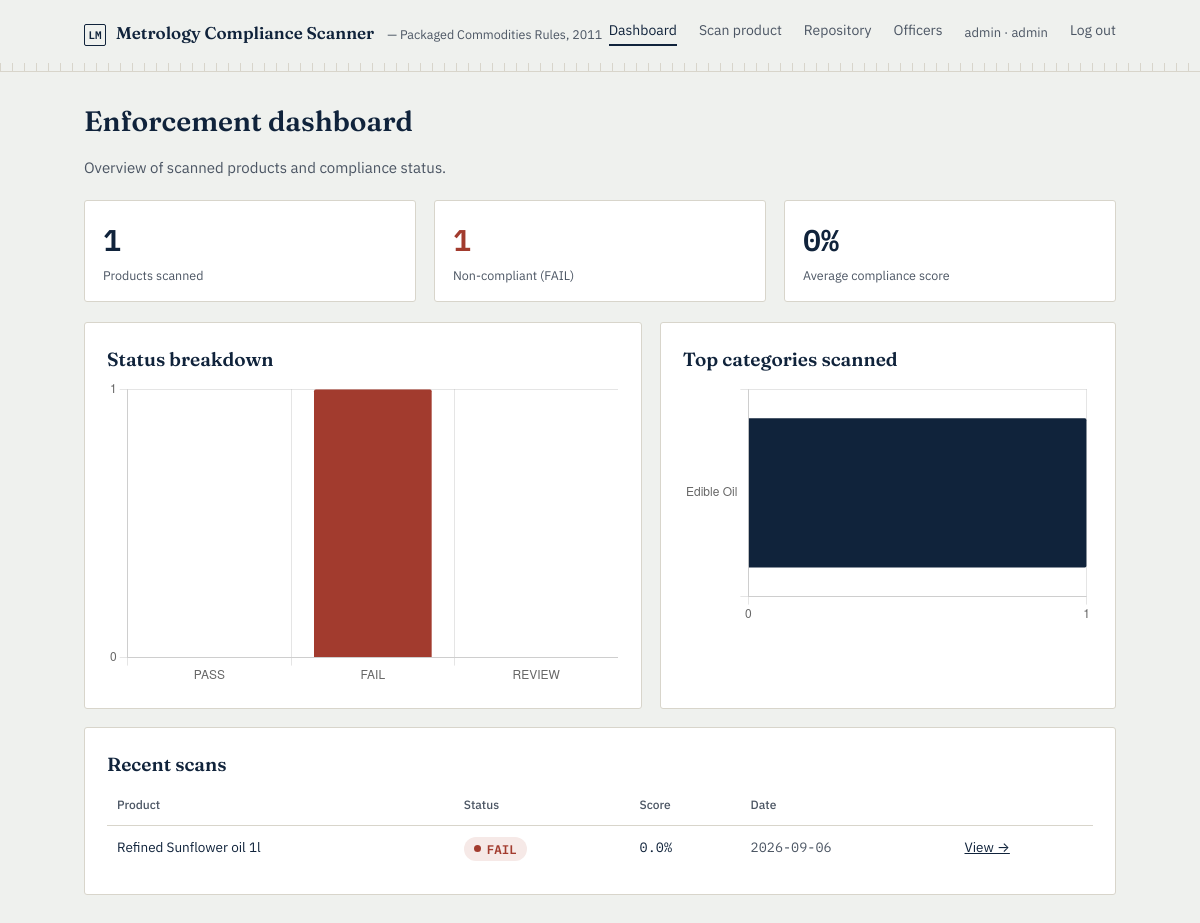
The app's page /dashboard (signed in) with its own data.
### tables this page shows
CREATE TABLE scans (
    id INTEGER PRIMARY KEY AUTOINCREMENT,
    product_name TEXT,
    brand TEXT,
    category TEXT,
    image_path TEXT NOT NULL,
    pdp_width_cm REAL,
    pdp_height_cm REAL,
    ocr_text TEXT,
    overall_status TEXT,
    score REAL,
    declarations_json TEXT,
    scanned_by TEXT,
    location TEXT,
    notes TEXT,
    created_at TEXT NOT NULL
);

### app.py (the view)
@app.route("/dashboard")
@login_required
def dashboard():
    stats = db.dashboard_stats()
    return render_template("dashboard.html", stats=stats)

### app.py (called while the page is built)
def login_required(view):
    @functools.wraps(view)
    def wrapped(*args, **kwargs):
        if "user" not in session:
            return redirect(url_for("login", next=request.path))
        return view(*args, **kwargs)
    return wrapped

@app.context_processor
def inject_user():
    return {"current_user": session.get("user")}

### db.py (called while the page is built)
@contextmanager
def get_conn():
    conn = sqlite3.connect(DB_PATH)
    conn.row_factory = sqlite3.Row
    try:
        yield conn
        conn.commit()
    finally:
        conn.close()

### templates/dashboard.html (shortened to what this page needs)
{% extends "base.html" %}
{% block content %}
<h1>Enforcement dashboard</h1>
<p style="color:var(--ink-soft);">Overview of scanned products and compliance status.</p>
<div class="grid cols-3" style="margin:20px 0;">
  <div class="stat">
    <div class="value">{{ stats.total }}</div>
    <div class="label">Products scanned</div>
  </div>
  <div class="stat">
    <div class="value" style="color:var(--fail);">{{ stats.by_status.get('FAIL', 0) }}</div>
    <div class="label">Non-compliant (FAIL)</div>
  </div>
  <div class="stat">
    <div class="value">{{ stats.avg_score }}%</div>
    <div class="label">Average compliance score</div>
  </div>
</div>
<div class="grid cols-2">
  <div class="panel">
    <h2>Status breakdown</h2>
    <canvas id="statusChart" height="180"></canvas>
  </div>
  <div class="panel">
    <h2>Top categories scanned</h2>
    <canvas id="categoryChart" height="180"></canvas>
  </div>
</div>
<div class="panel" style="margin-top:18px;">
  <h2>Recent scans</h2>
  <table>
    <thead><tr><th>Product</th><th>Status</th><th>Score</th><th>Date</th><th></th></tr></thead>
    <tbody>
    {% for r in stats.recent %}
      <tr>
        <td>{{ r.product_name or "Unnamed" }}</td>
        <td><span class="pill {{ r.overall_status }}"><span class="dot"></span>{{ r.overall_status }}</span></td>
        <td class="mono">{{ r.score }}%</td>
        <td class="mono" style="color:var(--ink-soft);">{{ r.created_at[:10] }}</td>
        <td><a href="{{ url_for('view_report', scan_id=r.id) }}">View →</a></td>
      </tr>
    {% else %}
      <tr><td colspan="5" style="color:var(--ink-soft);">No scans yet — <a href="{{ url_for('scan') }}">run your first scan</a>.</td></tr>
    {% endfor %}
    </tbody>
  </table>
</div>
<script>
  const inkSoft = '#4B5563';
  const statusData = {{ stats.by_status | tojson }};
  new Chart(document.getElementById('statusChart'), {
    type: 'bar',
    data: {
      labels: ['PASS', 'FAIL', 'REVIEW'],
      datasets: [{
        data: [statusData.PASS || 0, statusData.FAIL || 0, statusData.REVIEW || 0],
        backgroundColor: ['#1F6F4A', '#A23B2E', '#96731F'],
        borderRadius: 2,
      }]
    },
    options: {
      plugins: { legend: { display: false } },
      scales: { y: { beginAtZero: true, ticks: { precision: 0 } } }
    }
  });
  const catData = {{ stats.by_category | tojson }};
  new Chart(document.getElementById('categoryChart'), {
    type: 'bar',
    data: {
      labels: catData.map(c => c.category),
      datasets: [{ data: catData.map(c => c.c), backgroundColor: '#10233B', borderRadius: 2 }]
    },
    options: {
      indexAxis: 'y',
      plugins: { legend: { display: false } },
      scales: { x: { beginAtZero: true, ticks: { precision: 0 } } }
    }
  });
</script>
{% endblock %}

### static/css/style.css (style rules this page uses)
:root { --ink: #10233B; --ink-soft: #4B5563; --paper: #EFF1EE; --panel: #FFFFFF; --line: #D8D5CB; --pass: #1F6F4A; --fail: #A23B2E; --review: #96731F; --pass-bg: #E7F1EC; --fail-bg: #F6E9E7; --review-bg: #F3ECDD; --font-display: "Fraunces", Georgia, serif; --font-body: "IBM Plex Sans", -apple-system, "Segoe UI", sans-serif; --font-mono: "IBM Plex Mono", "SFMono-Regular", Consolas, monospace; }
* { box-sizing: border-box; }
html, body { margin: 0; background: var(--paper); color: var(--ink); font-family: var(--font-body); font-size: 15px; line-height: 1.5; }
h1, h2, h3 { font-family: var(--font-display); font-weight: 600; margin: 0 0 6px; }
h1 { font-size: 28px; }
h2 { font-size: 19px; }
a { color: var(--ink); }
.mono, .num { font-family: var(--font-mono); font-variant-numeric: tabular-nums; }
.panel { background: var(--panel); border: 1px solid var(--line); border-radius: 3px; padding: 22px; }
.grid { display: grid; gap: 18px; }
.grid.cols-3 { grid-template-columns: repeat(3, 1fr); }
.grid.cols-2 { grid-template-columns: 1.1fr 0.9fr; }
.stat { border: 1px solid var(--line); border-radius: 3px; padding: 16px 18px; background: var(--panel); }
.stat .value { font-family: var(--font-mono); font-size: 30px; font-weight: 600; }
.stat .label { color: var(--ink-soft); font-size: 12.5px; margin-top: 4px; }
.pill { display: inline-flex; align-items: center; gap: 6px; padding: 3px 10px; border-radius: 999px; font-size: 12.5px; font-weight: 600; font-family: var(--font-mono); }
.pill .dot { width: 7px; height: 7px; border-radius: 50%; }
.pill.FAIL { background: var(--fail-bg); color: var(--fail); }
.pill.FAIL .dot { background: var(--fail); }
table { width: 100%; border-collapse: collapse; }
th, td { text-align: left; padding: 11px 10px; border-bottom: 1px solid var(--line); font-size: 13.5px; vertical-align: top; }
th { color: var(--ink-soft); font-weight: 500; font-size: 12px; }
tr:last-child td { border-bottom: none; }

### records on screen
scans: product_name "Refined Sunflower oil 1l", overall_status "FAIL", score "0.0", created_at "2026-09-06"

### other values on screen
{{ current_user.username }} "admin"
{{ current_user.role }} "admin"
{{ stats.total }} "1"
{{ stats.by_status.get('FAIL', 0) }} "1"
{{ stats.avg_score }} "0"
chart data {{ stats.by_status | tojson }} {"FAIL": 1}
chart data {{ stats.by_category | tojson }} [{"c": 1, "category": "Edible Oil"}]
